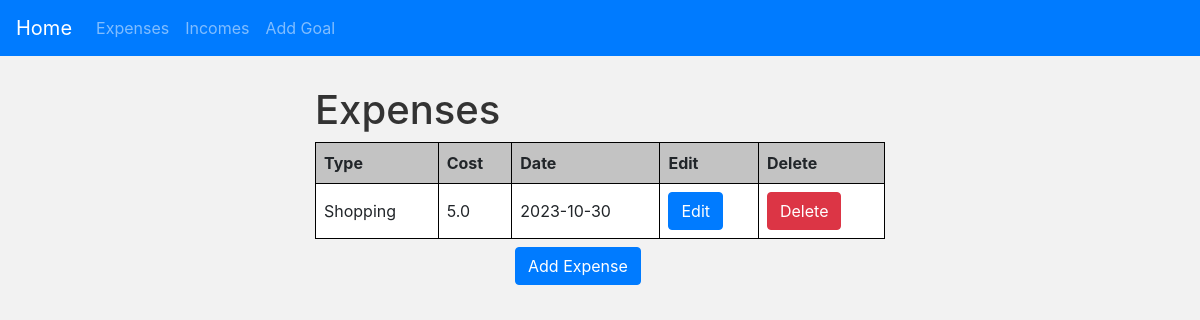
/expenses, run on the app's committed database.
### app/models.py (models this page shows)
class Expenses(db.Model):
    Expense_id = db.Column(db.Integer, primary_key=True)
    type = db.Column(db.String(500))
    cost = db.Column(db.Float)
    date = db.Column(db.Date)

### app/views.py (the view)
@app.route('/expenses')
def expenses():
    expenses = Expenses.query.all()
    return render_template('expenses.html',
                           title='Expenses',
                           expenses=expenses,
                           button_url=url_for('add_expense'))

### app/templates/expenses.html
{% extends "non_home.html" %}
{% block page_content %}
<h1>Expenses</h1>
<table>
    <tr>
        <th>Type</th>
        <th>Cost</th>
        <th>Date</th>
        <th>Edit</th>
        <th>Delete</th>
    </tr>
    {% for expense in expenses %}
    <tr>
        <td>{{ expense.type }}</td>
        <td>{{ expense.cost }}</td>
        <td>{{ expense.date }}</td>
        <td><a href="{{ url_for('edit_expense', expense_id=expense.Expense_id) }}" class="btn btn-primary">Edit</a></td>
        <td><a href="{{ url_for('delete_expense', expense_id=expense.Expense_id) }}" class="btn btn-danger">Delete</a></td>
    </tr>
    {% endfor %}
</table>
<div class="row">
  <div class="col-4"></div>
  <div class="col-4">
      <a href="{{ button_url }}" class="btn btn-primary mt-2">Add Expense</a>
  </div>
</div>
{% endblock %}

### app/static/style.css (style rules this page uses)
table { width: 100%; border-collapse: collapse; border-radius: 8px; }
table, th, td { border: 1px solid black; }
th, td { padding: 8px; text-align: left; }
tr:nth-child(even) { background-color: #ffffff; }
tr:nth-child(odd) { background-color: #f2f2f2; }
th { background-color: #c3c3c3; }
body { background-color: #f2f2f2; }
h1 { margin-top: 30px; color: #333; }

### data on the page
Expenses: type "Shopping", cost "5.0", date "2023-10-30"
